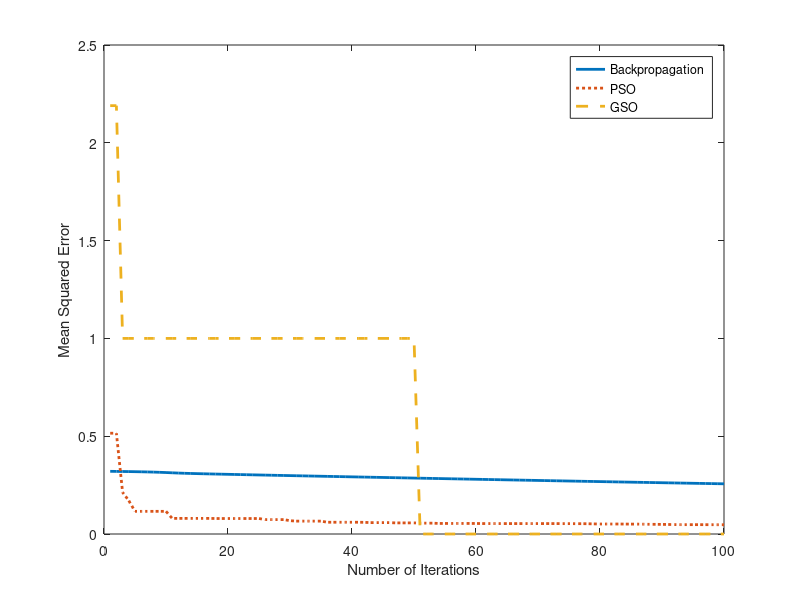

Source code (MATLAB):
errorGSO=load('errorGSO.txt');
errorPSO=load('errorPSO.txt');
errorBP=load('errorBP.txt');
plot(errorBP(1:100),'-','LineWidth',2);
hold on;
plot(errorPSO(1:100),':','LineWidth',2);
hold on;
plot(errorGSO,'--','LineWidth',2);
hold on;
xlabel('Number of Iterations');
ylabel('Mean Squared Error');
legend('Backpropagation','PSO','GSO');
